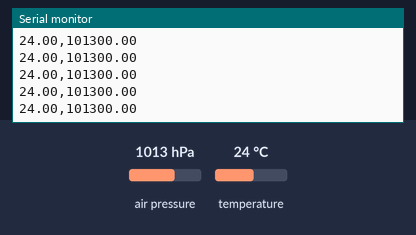
This sketch was run on a simulated Arduino Uno, built with avr-gcc and run on an emulated ATmega328P. On the bench: the last lines printed to the serial monitor. The inputs (shaded band) are chosen by the test bench; at power-on: air pressure 1013 hPa, temperature 24 °C.

Above: at 5.8 s.
5.9 s: air pressure set to 952 hPa
At 10.6 s:
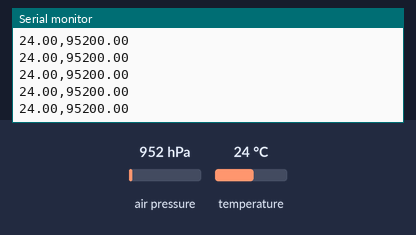
11.9 s: temperature set to 12 °C
At 16.5 s:
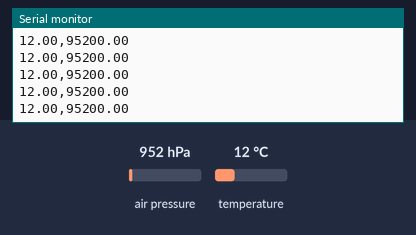
17.9 s: air pressure set to 975 hPa
At 21.2 s:
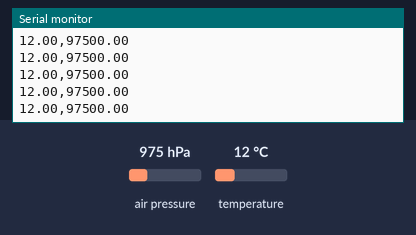
Timing chart, 0 to 22.7 s (numbered marks = the images above; inputs shaded):
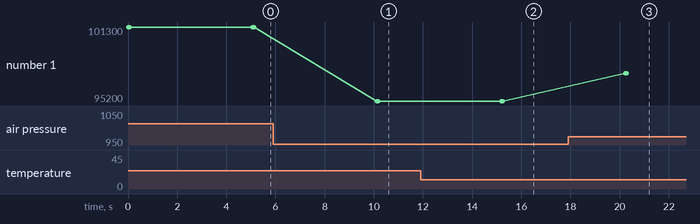

Measured:
- after the input at 5.9 s, the serial monitor: prints a new line after 4.2 s (image 1)
- after the input at 11.9 s, the serial monitor: prints a new line after 3.3 s (image 2)
- after the input at 17.9 s, the serial monitor: prints a new line after 2.3 s (image 3)
- plotted number 1: 101300 → 95200 after the input at 5.9 s, 95200 → 97500 after the input at 17.9 s

The sketch:

codigo_bmp.ino
```cpp
#include <Adafruit_BMP280.h>

Adafruit_BMP280 sensor_bmp;

void setup() {
 Serial.begin(9600);
 sensor_bmp.begin();

// Configuração do sensor. Apenas altere se souber o que está fazendo
 sensor_bmp.setSampling(Adafruit_BMP280::MODE_NORMAL,
 Adafruit_BMP280::SAMPLING_X2,
 Adafruit_BMP280::SAMPLING_X16,
 Adafruit_BMP280::FILTER_X16,
 Adafruit_BMP280::STANDBY_MS_500);
 }


void loop() {
 float temperatura = sensor_bmp.readTemperature();
 float pressao = sensor_bmp.readPressure();

 for(int i = 0; i < 5; i++) {
        Serial.print(temperatura);
        Serial.print(",");
        Serial.println(pressao);
        delay(10);  // Espera 10ms entre as medidas
    }

 delay(5000);
}
```
